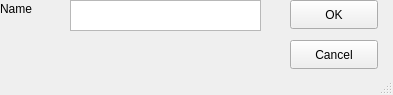
<?xml version="1.0" encoding="UTF-8"?>
<ui version="4.0">
 <class>MainWindow</class>
 <widget class="QMainWindow" name="MainWindow">
  <property name="geometry">
   <rect>
    <x>0</x>
    <y>0</y>
    <width>393</width>
    <height>95</height>
   </rect>
  </property>
  <property name="windowTitle">
   <string>Add Interface List</string>
  </property>
  <widget class="QWidget" name="centralwidget">
   <widget class="QPushButton" name="okButton">
    <property name="geometry">
     <rect>
      <x>290</x>
      <y>0</y>
      <width>88</width>
      <height>29</height>
     </rect>
    </property>
    <property name="text">
     <string>OK</string>
    </property>
   </widget>
   <widget class="QPushButton" name="cancelButton">
    <property name="geometry">
     <rect>
      <x>290</x>
      <y>40</y>
      <width>88</width>
      <height>29</height>
     </rect>
    </property>
    <property name="text">
     <string>Cancel</string>
    </property>
   </widget>
   <widget class="QTextEdit" name="nameField">
    <property name="geometry">
     <rect>
      <x>70</x>
      <y>0</y>
      <width>191</width>
      <height>31</height>
     </rect>
    </property>
   </widget>
   <widget class="QLabel" name="label">
    <property name="geometry">
     <rect>
      <x>0</x>
      <y>0</y>
      <width>61</width>
      <height>17</height>
     </rect>
    </property>
    <property name="text">
     <string>Name</string>
    </property>
   </widget>
  </widget>
  <widget class="QStatusBar" name="statusbar"/>
 </widget>
 <resources/>
 <connections/>
</ui>
